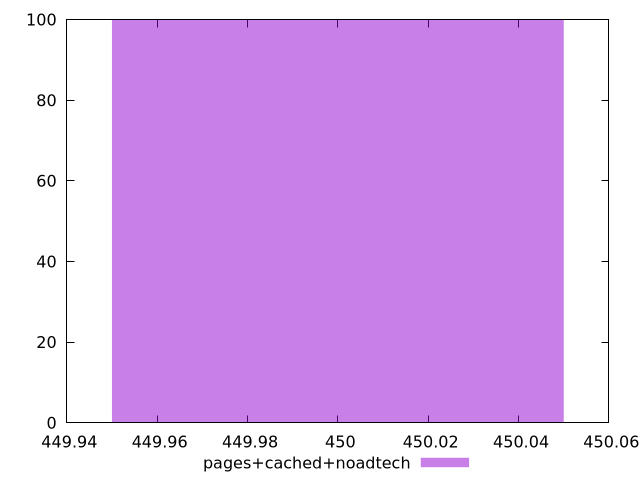

Generate this figure with gnuplot:
$_pagesCachedNoadtech <<EOF
450 100
EOF
set key outside below
set terminal pngcairo
set output "report_00005_2020-11-02T22-26-11.212Z/uses-text-compression/pages+cached+noadtech//raw_hist.png"
set yrange [0:100]
set boxwidth 0.1
set style fill transparent solid 0.5 noborder
plot $_pagesCachedNoadtech title "pages+cached+noadtech" with boxes ,
